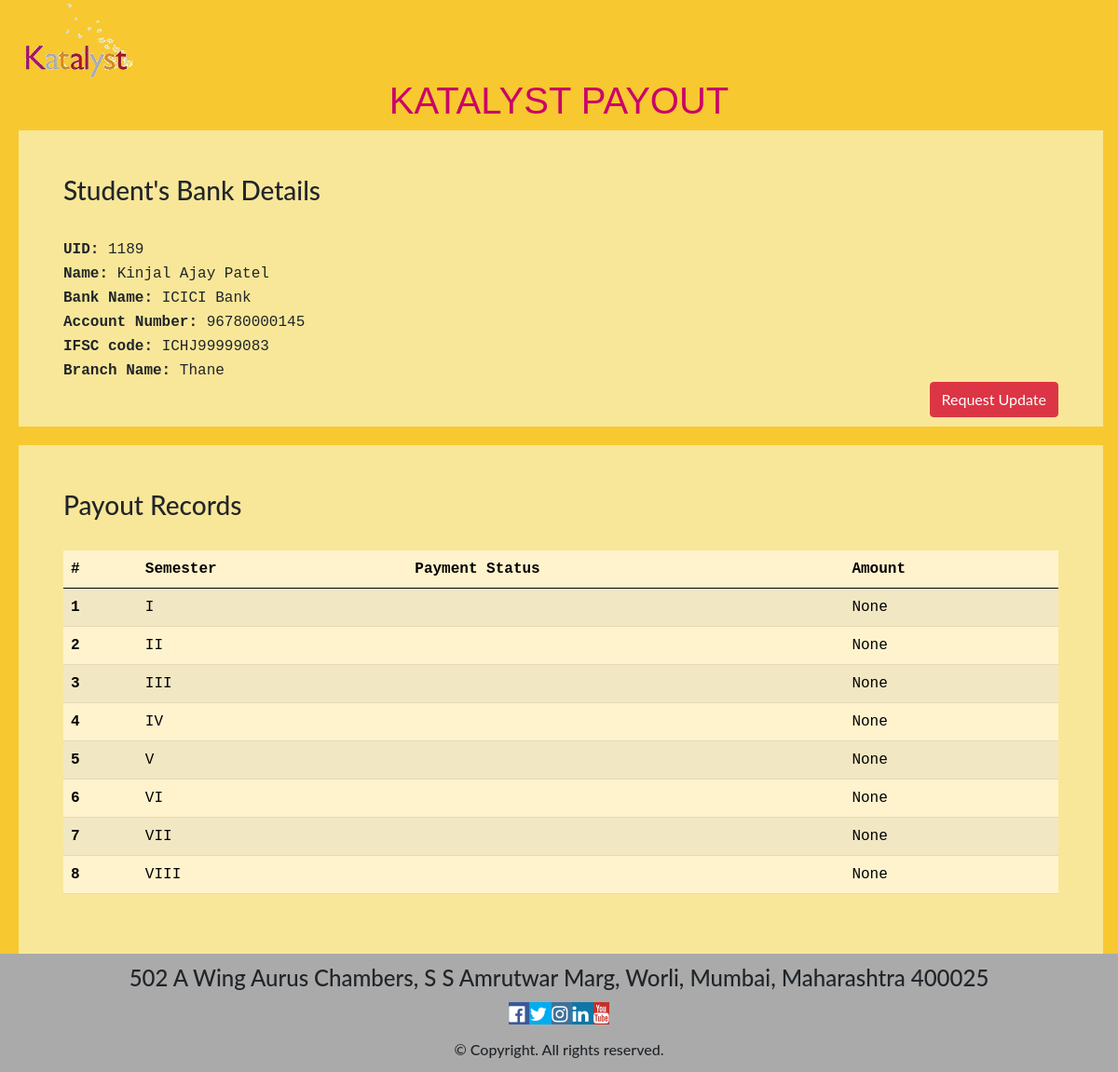
The app's page /StudentPayout (signed in) with its own data.
### main.py (models this page shows)
class Student(db.Model):
    Id = db.Column(db.Integer, primary_key=True)
    UID = db.Column(db.Integer, unique=True)
    Fname = db.Column(db.String(30))
    Mname = db.Column(db.String(30))
    Lname = db.Column(db.String(30))
    EmailId = db.Column(db.String(120), unique=True)
    DOB = db.Column(db.String(30))
    College = db.Column(db.String(30))
    Year = db.Column(db.Integer)
    BankName = db.Column(db.String(30))
    AccountNo = db.Column(db.Integer)
    IFSCode = db.Column(db.String(30))
    Branch = db.Column(db.String(30))
    AccessKey = db.Column(db.String(30))

### main.py (the view)
@app.route('/StudentPayout')
def StudentPayout():
    connection = sqlite3.connect('KDatabase.db')
    cursor = connection.cursor()
    cursor.execute('SELECT * FROM Student')
    return render_template('StudentPayout.html',rows=cursor.fetchall(),Email = session['UserEmailId'])

### Templates/StudentPayout.html (shortened to what this page needs)
<!DOCTYPE html>
<html lang="en">
<head>
  <link rel="stylesheet" href="https://cdnjs.cloudflare.com/ajax/libs/font-awesome/5.15.3/css/all.min.css" />
  <link href="https://cdn.jsdelivr.net/npm/bootstrap@5.0.2/dist/css/bootstrap.min.css" rel="stylesheet">
  <link rel="stylesheet" href="{{ url_for('static', filename='css/StudentPayout.css') }}">
  <link rel="stylesheet" href="https://cdnjs.cloudflare.com/ajax/libs/font-awesome/4.7.0/css/font-awesome.min.css">
</head>
<body>
  <a href = "{{ url_for('StudentHomePage') }}">
    <label class="logo"><a href = "{{url_for('StudentHomePage')}}">
      <img src="{{ url_for('static', filename='images/KLogo.png') }}" alt="">
    </a></label>
  </a>
  <h1
    style="text-align:center; color: #ca0369; font-family:'Franklin Gothic Medium', 'Arial Narrow', Arial, sans-serif; font: bold;">
    KATALYST PAYOUT</h1>
  <div class="main-container">
    <div class="box-1">
      <h3>Student's Bank Details</h3><br>
      {% for r in rows %}
      {% if r[5] == Email %}
      <span class="font-change">
        <b>UID:</b> {{r[1]}}
        <br>
        <b>Name:</b> {{r[2]}} {{r[3]}} {{r[4]}}<br>
        <b>Bank Name:</b> {{r[9]}}<br>
        <b>Account Number:</b> {{r[10]}}<br>
        <b>IFSC code:</b> {{r[11]}}<br>
        <b>Branch Name:</b> {{r[12]}}<br></span>
      {% endif %}
      {% endfor %}
      <button type="button" class="btn btn-danger" style="float: right;"><a href="requestupdate.html"> Request
          Update</a></button>
    </div>
    <div class="box-2">
      <h3>Payout Records</h3><br>
      <table class="table table-striped table-warning font-change">
        <thead>
          <tr>
            <th scope="col">#</th>
            <th scope="col">Semester</th>
            <th scope="col">Payment Status</th>
            <th scope="col">Amount</th>
          </tr>
        </thead>
        <tbody>
          {% for r in rows %}
          {% if r[5] == Email%}
          <tr>
            <th scope="row">1</th>
            <td>I</td>
            {% if r[14] == "Yes" %}
            <td>Successful</td>
            {% else %}
            <td></td>
            {% endif %}
            <td>{{r[15]}}</td>
          </tr>
          {% endif %}
          {% endfor %}
          {% for r in rows %}
          {% if r[5] == Email%}
          <tr>
            <th scope="row">2</th>
            <td>II</td>
            {% if r[16] == "Yes" %}
            <td>Successful</td>
            {% else %}
            <td></td>
            {% endif %}
            <td>{{r[17]}}</td>
          </tr>
          {% endif %}
          {% endfor %}
          {% for r in rows %}
          {% if r[5] == Email%}
          <tr>
            <th scope="row">3</th>
            <td>III</td>
            {% if r[18] == "Yes" %}
            <td>Successful</td>
            {% else %}
            <td></td>
            {% endif %}
            <td>{{r[19]}}</td>
          </tr>
          {% endif %}
          {% endfor %}
          {% for r in rows %}
          {% if r[5] == Email%}
          <tr>
            <th scope="row">4</th>
            <td>IV</td>
            {% if r[20] == "Yes" %}
            <td>Successful</td>
            {% else %}
            <td></td>
            {% endif %}
            <td>{{r[21]}}</td>
          </tr>
          {% endif %}
          {% endfor %}
          {% for r in rows %}
          {% if r[5] == Email%}
          <tr>
            <th scope="row">5</th>
            <td>V</td>
            {% if r[22] == "Yes" %}
            <td>Successful</td>
            {% else %}
            <td></td>
            {% endif %}
            <td>{{r[23]}}</td>
          </tr>
          {% endif %}
          {% endfor %}
          {% for r in rows %}
          {% if r[5] == Email%}
          <tr>
            <th scope="row">6</th>
            <td>VI</td>
            {% if r[24] == "Yes" %}
            <td>Successful</td>
            {% else %}
            <td></td>
            {% endif %}
            <td>{{r[25]}}</td>
          </tr>
          {% endif %}
          {% endfor %}
          {% for r in rows %}
          {% if r[5] == Email%}
          <tr>
            <th scope="row">7</th>
            <td>VII</td>
            {% if r[26] == "Yes" %}
            <td>Successful</td>
            {% else %}
            <td></td>
            {% endif %}
            <td>{{r[27]}}</td>
          </tr>
          {% endif %}
          {% endfor %}
          {% for r in rows %}
          {% if r[5] == Email%}
          <tr>
            <th scope="row">8</th>
            <td>VIII</td>
            {% if r[28] == "Yes" %}
            <td>Successful</td>
            {% else %}
            <td></td>
            {% endif %}
            <td>{{r[29]}}</td>
          </tr>
          {% endif %}
          {% endfor %}
        </tbody>
      </table>
    </div>
  </div>
  <footer class="abc">
    <h4 style="text-align:center">502 A Wing Aurus Chambers, S S Amrutwar Marg, Worli, Mumbai, Maharashtra 400025</h4>
    <div class="stickyicon-list" style="text-align:center">
      <a href="https://www.facebook.com/katalystwindsofchange/" class="facebook"><i class="fa fa-facebook-official"></i>
      </a>
      <a href="https://twitter.com/katalyst_india?s=08" class="twitter"><i class="fa fa-twitter"></i> </a>
      <a href="https://instagram.com/katalyst_india?utm_medium=copy_link" class="instagram"><i
          class="fa fa-instagram"></i> </a>
      <a href="https://www.linkedin.com/company/katalyst-india" class="linkedin"><i class="fa fa-linkedin"></i> </a>
      <a href="https://youtube.com/channel/UCZHaD0cW87rOic7ZrU8HJRw" class="youtube"><i class="fa fa-youtube"></i> </a>
      <h6 style="margin-top: 14px;margin-bottom: 3px;">© Copyright. All rights reserved.</h6>
    </div>
  </footer>
</body>
</html>

### static/css/StudentPayout.css (style rules this page uses)
body { font-family: "Lato", sans-serif; background-color:#f7c830; }
.logo { padding: 10px; }
.stickyicon-list a { text-align: center; transition: all 0.5s ease; color: white; font-size: 20px; }
.facebook { background: #3b5998; color: white; }
.twitter { color: white; background: #00acee; }
.linkedin { background: #0e76a8; color: white; }
.instagram { background: #3f729b; color: white; }
.youtube { color: white; background: #c4302b; }
.abc { background:#aaa; text-align:"centre"; padding:12px; width: 100%; height: 100%; }
.box-1 { padding: 3rem; background-color: #f8e799; width: 97%; height: 50%; margin-left: 20px; }
.box-2 { width: 97%; height: 50%; margin-left: 20px; margin-top: 20px; padding: 3rem; background-color: #f8e799; }
.font-change { font-family: monospace; }
a,a:hover { text-decoration: none; color: white; }

### records on screen
Student: UID "1189", Fname "Kinjal", Mname "Ajay", Lname "Patel", BankName "ICICI Bank", AccountNo "96780000145", IFSCode "ICHJ99999083", Branch "Thane", r "None"
